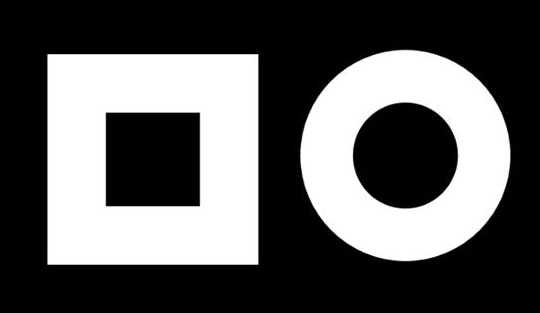
#> input picture 1.base/7.图形检测/images/1.jpg, 540 x 313 px
$ jupyter execute '轮廓检测.ipynb'
#> lines starting #> are read from the running program, lines starting #| are printed output that depends on the picture; after the words box and inside, x2 and y2 are one past the last pixel; in counts of white or black regions, pixels touching at a corner belong together
[cell 1]
"""
cv2.findContours() 是 OpenCV 中一个用于图像轮廓检测的函数。该函数可以从二值化图像中检测出物体的轮廓，返回一个列表，每个元素都是一个包含轮廓所有点坐标的 numpy 数组。该函数的语法如下：

contours, hierarchy = cv2.findContours(image, mode, method[, contours[, hierarchy[, offset]]])
其中，参数含义如下：
    image: 输入图像，必须是一个二值化图像，即只有黑白两种颜色。
    mode: 轮廓检索模式，有以下几种取值：
    cv2.RETR_EXTERNAL: 只检测最外层轮廓。
    cv2.RETR_LIST: 检测所有轮廓，但不建立轮廓间的父子关系。
    cv2.RETR_CCOMP: 检测所有轮廓，并将轮廓分成两级层次结构，顶层为物体的外壳，次层为物体内部的空洞。
    cv2.RETR_TREE: 检测所有轮廓，并建立完整的轮廓层次结构。
    method: 轮廓逼近方法，有以下几种取值：
    cv2.CHAIN_APPROX_NONE: 存储所有轮廓点。
    cv2.CHAIN_APPROX_SIMPLE: 只存储轮廓的拐点，例如一个矩形只存储四个角点。
    cv2.CHAIN_APPROX_TC89_L1 和 cv2.CHAIN_APPROX_TC89_KCOS: 使用 Teh-Chin 链逼近算法。
    contours: 用于存储检测到的轮廓，可以是一个空列表。
    hierarchy: 轮廓层次结构，可以是一个空列表。
    offset: 轮廓点坐标的偏移量，通常不需要设置。

"""
import cv2
import matplotlib.pyplot as plt
import matplotlib
matplotlib.rcParams['font.sans-serif'] = ['SimHei']  # 设置中文字体为黑体
matplotlib.rcParams['axes.unicode_minus'] = False  # 解决负号显示问题
img=cv2.imread("./images/1.jpg")
#> img is the input picture: shape (313, 540, 3); min 0, max 255, mean 93
grayImg=cv2.cvtColor(img, cv2.COLOR_BGR2GRAY)
plt.subplot(221)
plt.title("原始图")
plt.imshow(cv2.cvtColor(grayImg, cv2.COLOR_BGR2RGB))
#二值化
_,dst=cv2.threshold(grayImg,127,255,cv2.THRESH_BINARY)
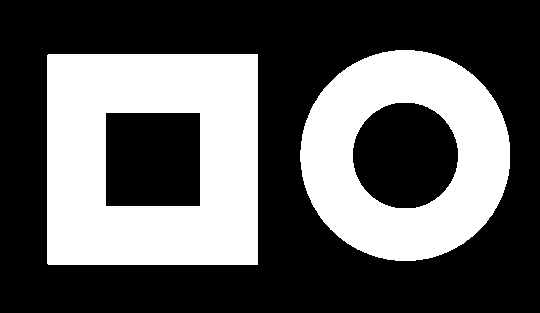
#> dst: shape (313, 540); 36.6% white; 2 white regions
#获取边框和层级关系，注意这里contours是个数组，有多个轮廓
contours, hierarchy = cv2.findContours(dst, cv2.RETR_LIST, cv2.CHAIN_APPROX_NONE)
#> contours = 4 contours; box (x1, y1, x2, y2) and area: (47, 54, 258, 265) 44099, (300, 50, 510, 261) 34494, (105, 112, 201, 207) 8928, (352, 102, 459, 209) 8884
plt.subplot(222)
"""
cv2.drawContours() 是 OpenCV 中用于绘制轮廓的函数。它可以在图像上绘制出指定轮廓的边界，填充轮廓内部，或者同时绘制出轮廓边界和内部区域。

cv2.drawContours() 的语法如下：
注意drawContours会直接修改原图片，建议copy在绘制
cv2.drawContours(image, contours, contourIdx, color, thickness=None, lineType=None, hierarchy=None, maxLevel=None, offset=None)
参数说明如下：
    image：需要绘制轮廓的图像。注意，该图像必须是单通道的，例如灰度图像。
    contours：包含所有轮廓数据的 Python 列表。每个轮廓都是一个 Numpy 数组，包含一组点的坐标。
    contourIdx：要绘制的轮廓的索引。如果该值为负数，则绘制所有轮廓。
    color：绘制轮廓的颜色。可以是一个三元素的元组，表示 RGB 值，或者是一个单值的整数，表示灰度值。
    thickness：绘制轮廓的线条宽度。默认值为 1。
    lineType：绘制轮廓的线条类型。可以是 cv2.LINE_4、cv2.LINE_8 或者 cv2.LINE_AA。默认值为 cv2.LINE_8。
    hierarchy：轮廓的层级结构。可以忽略该参数，除非需要绘制嵌套轮廓。
    maxLevel：要绘制的轮廓的最大层级。如果该值为 0，则只绘制指定轮廓；如果该值为 1，则同时绘制指定轮廓和它的直接子轮廓；以此类推。默认值为 None，表示绘制所有子轮廓。
    offset：轮廓绘制的偏移量。可以忽略该参数，除非需要在图像的某个子区域上绘制轮廓。
"""
plt.imshow(cv2.drawContours(img.copy(), contours, -1, (0, 0, 255), 5))
plt.show()
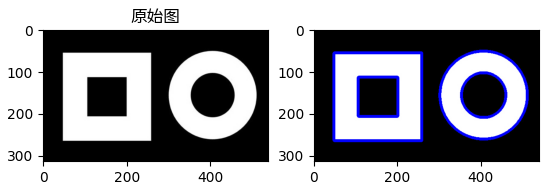
#> figure drawn by matplotlib, 2 panels
#绘制第0个边框
plt.subplot(223)
plt.imshow(cv2.drawContours(img.copy(), contours, 2, (0, 0, 255), 5))
plt.show()
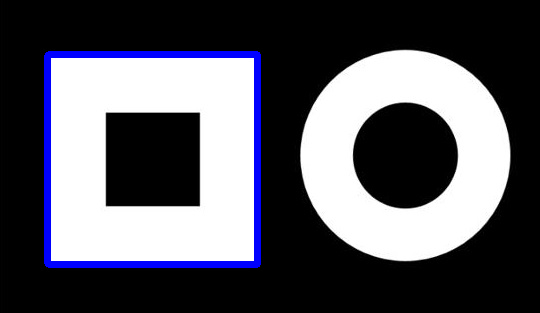
#> shown: shape (313, 540, 3); mean R, G, B 88.2, 88.2, 97

[cell 2]
"""
矩形包围框
"""
matplotlib.rcParams['font.sans-serif'] = ['SimHei']  # 设置中文字体为黑体
matplotlib.rcParams['axes.unicode_minus'] = False  # 解决负号显示问题
img=cv2.imread("./images/2.jpg")
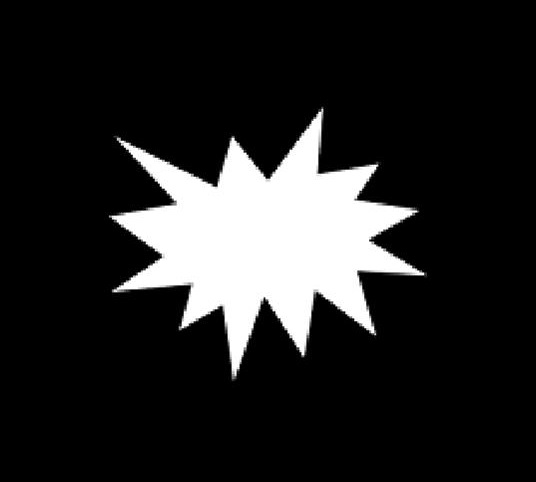
#> input picture 1.base/7.图形检测/images/2.jpg, 536 x 482 px
#> img is the input picture: shape (482, 536, 3); min 0, max 255, mean 36
grayImg=cv2.cvtColor(img, cv2.COLOR_BGR2GRAY)
#> grayImg: shape (482, 536)
plt.title("灰度图")
plt.subplot(221)
plt.imshow(grayImg,cmap="gray")
#二值化
_,dst=cv2.threshold(grayImg,127,255,cv2.THRESH_BINARY)
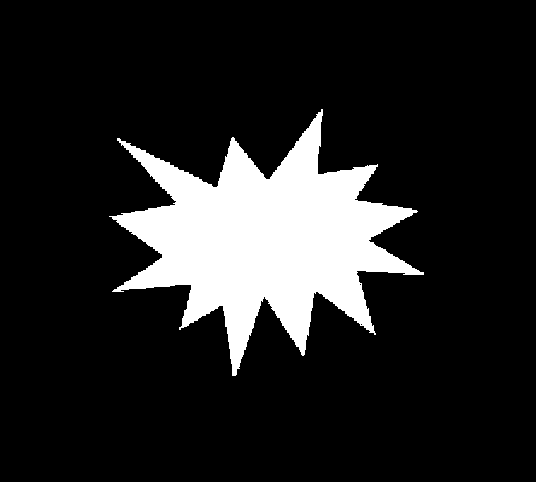
#> dst: shape (482, 536); 14.1% white; 1 white region
contours, hierarchy = cv2.findContours(dst, cv2.RETR_LIST, cv2.CHAIN_APPROX_NONE)
#> contours = 3 contours, 2 with area under 20; largest, box (x1, y1, x2, y2) and area: (109, 109, 424, 376) 35588
plt.subplot(222)
plt.imshow(cv2.drawContours(img.copy(), contours, 2, (0, 0, 255), 5))
"""
矩形包围框是指图像轮廓的最小矩形边界。OpenCV提供的boundingRect()方法可以自动计算轮廓最小矩形边界的坐标、宽和高。boundingRect()方法的语法如下：
     retval = cv2.boundingRect (array)
参数说明：
　array：轮廓数组。
返回值说明：
　retval：元组类型，包含4个整数值，分别是最小矩形包围框的：左上角顶点的横坐标、左上角顶点的纵坐标、矩形的宽和高。所以也可以写成x, y, w, h = cv2.boundingRect (array)的形式。
"""
x,y,w,h = cv2.boundingRect (contours[2])
#> x = 109; y = 109; w = 315; h = 267
print(x,y,w,h)
#| 109 109 315 267
dstImg=img.copy()
plt.subplot(223)
cv2.rectangle(dstImg,(x,y),(x+w,y+h),(0,0,255),2)
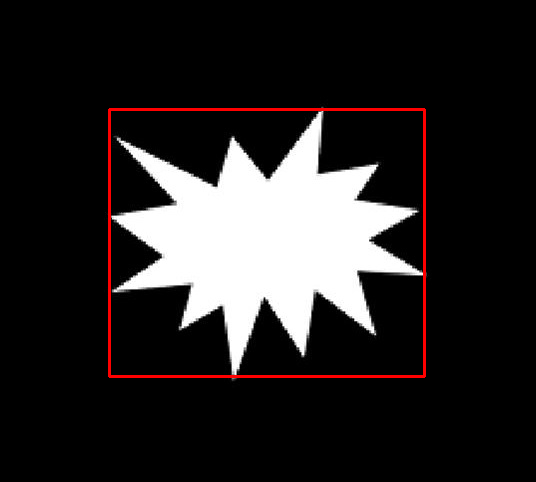
#> dstImg: shape (482, 536, 3); 1.35% of pixels changed, all inside (x1, y1, x2, y2) = (108, 108, 426, 378)
plt.imshow(cv2.cvtColor(dstImg, cv2.COLOR_BGR2RGB))
plt.show()
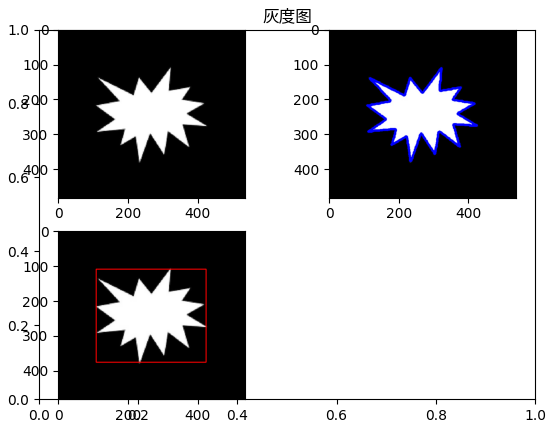
#> figure drawn by matplotlib, 3 panels

[cell 3]
#近似轮廓
# 对每个轮廓进行近似
for i,e in enumerate([0.01,0.05,0.1,1]):
    img1=img.copy()
    for cnt in contours:
        epsilon = e * cv2.arcLength(cnt, True)
        approx = cv2.approxPolyDP(cnt, epsilon, True)

        # 绘制近似的轮廓
        cv2.drawContours(img1, [approx], 0, (0, 255, 0), 3)
    plt.subplot(int("22"+str(i+1)))
    plt.title(e)
    plt.imshow(cv2.cvtColor(img1, cv2.COLOR_BGR2RGB))
plt.show()
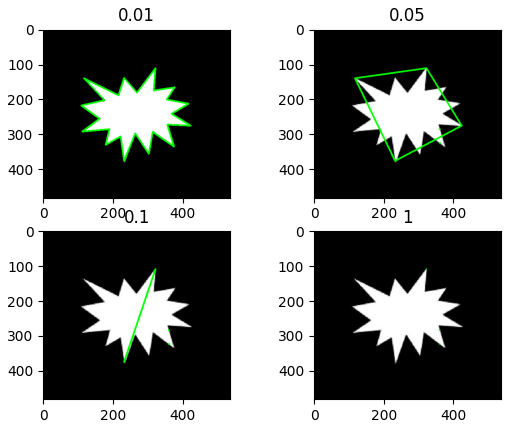
#> figure drawn by matplotlib, 4 panels

[cell 4]
img1=img.copy()
# 根据轮廓面积从大到小排序
sorted_contours = sorted(contours, key=cv2.contourArea, reverse=True)
#> sorted_contours has the same summary as contours
hull=cv2.convexHull(sorted_contours[0])
#> hull = contour of 12 points, box (x1, y1, x2, y2) (109, 109, 424, 376), area 62892
cv2.polylines(img1,[hull],True,(0,0,255),2)
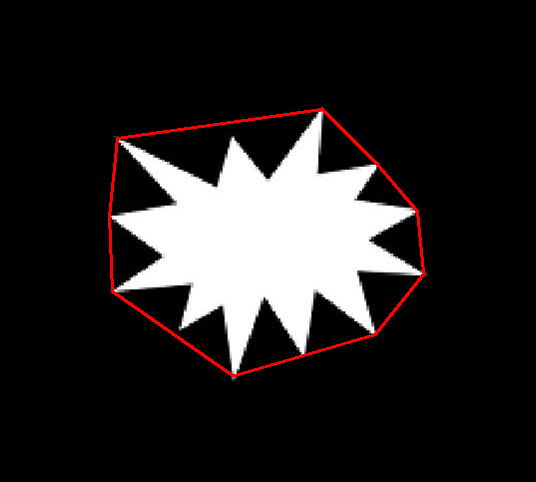
#> img1: shape (482, 536, 3); 1.12% of pixels changed, all inside (x1, y1, x2, y2) = (108, 108, 425, 377)
plt.imshow(cv2.cvtColor(img1, cv2.COLOR_BGR2RGB))
plt.show()
